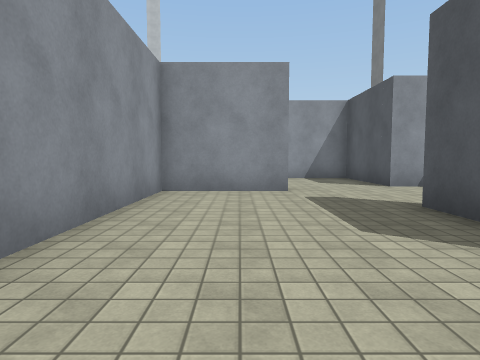
View 1 (above)

24 first-person views from a walk through a 3-D level made in the Unity game engine. The camera is 1.3 m above the floor, tilts 4° down and sees 75° across. The floor is counted in squares, 2 m on a side. Each view is taken from the middle of a square. On the plan, view 1 faces up. The plan holds only what a view shows up to about 10 squares ahead; the rest is blank. The place goes on beyond the plan. The player character is not drawn. Surface patterns are stand-ins for the level's own textures.

View 2
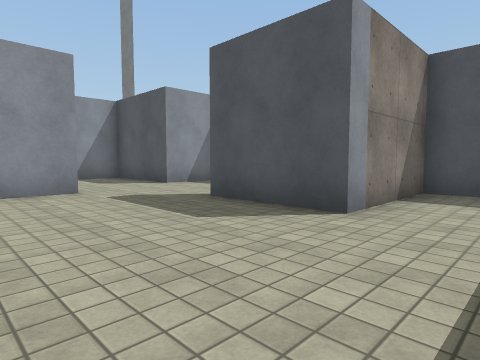

View 3
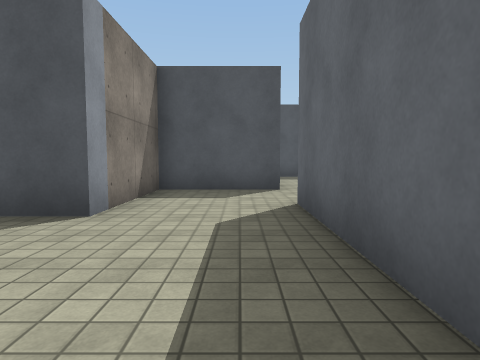

View 4
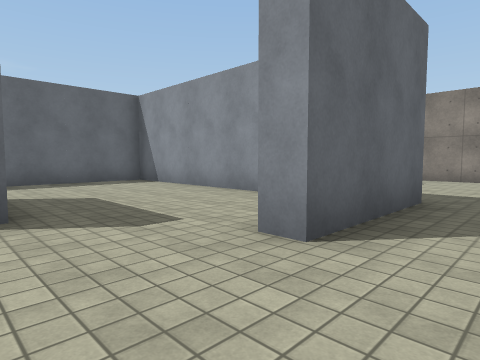

View 5
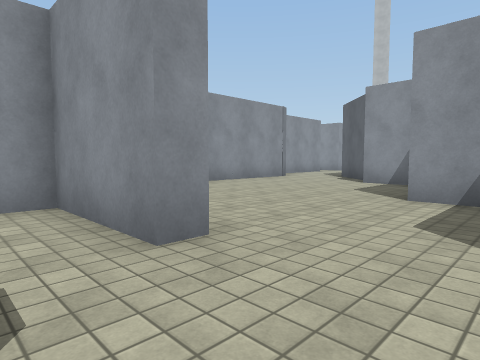

View 6
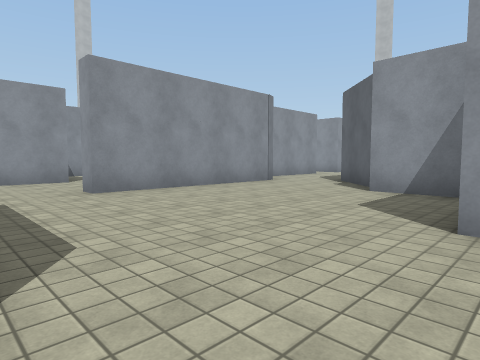

View 7
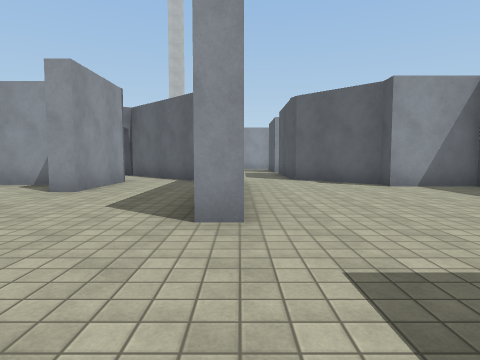

View 8
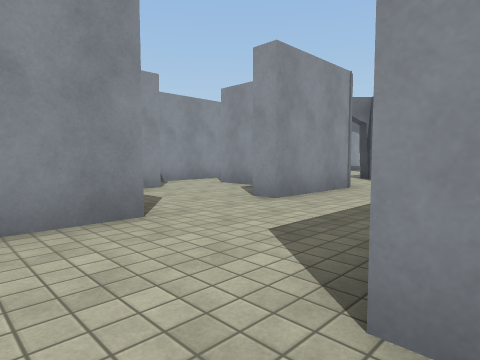

View 9
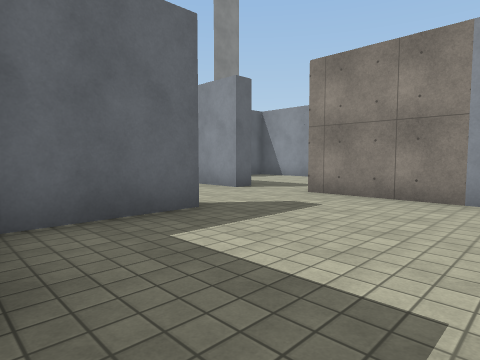

View 10
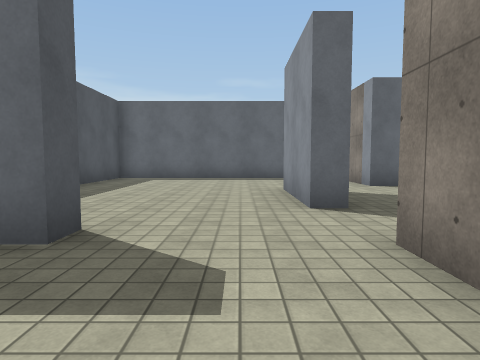

View 11
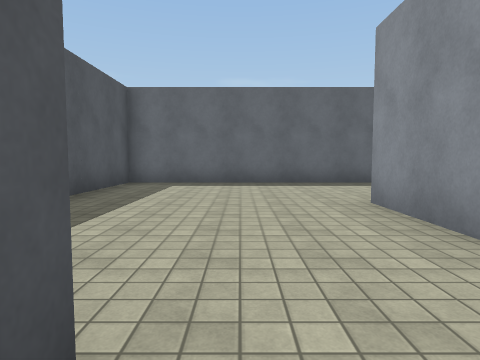

View 12
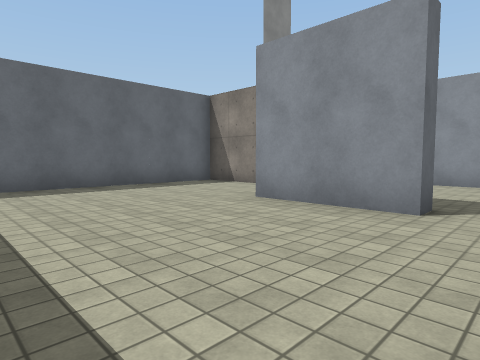

View 13
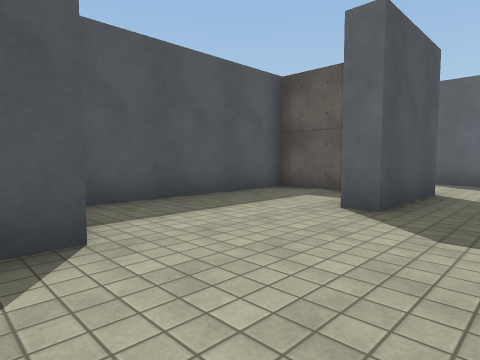

View 14
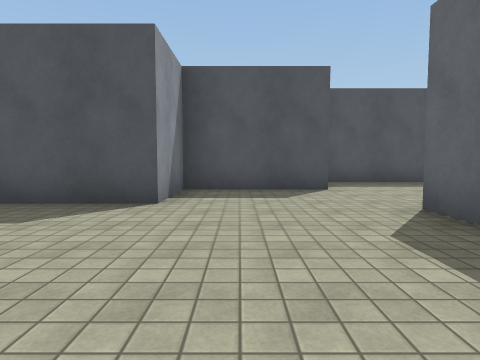

View 15
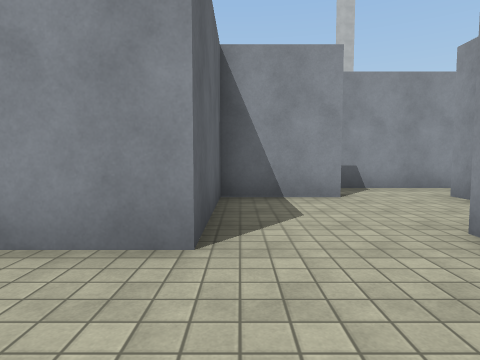

View 16
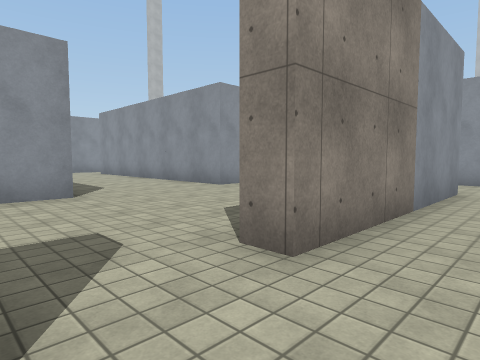

View 17
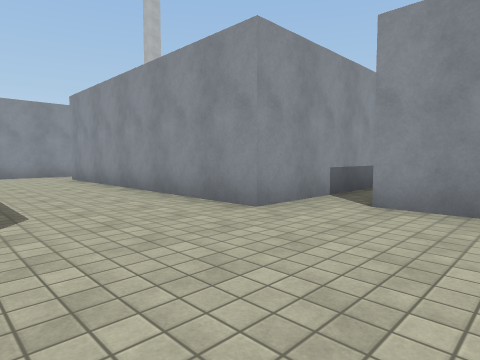

View 18
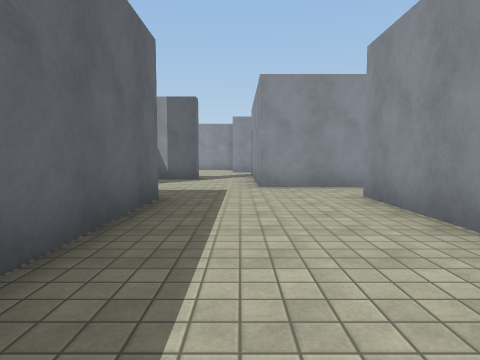

View 19
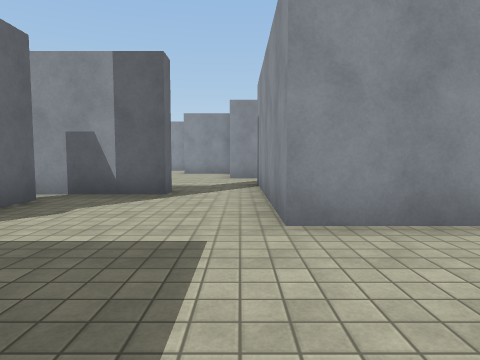

View 20
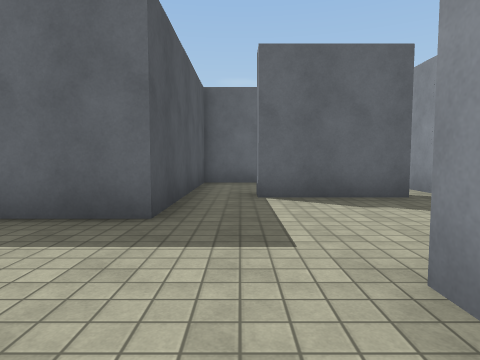

View 21
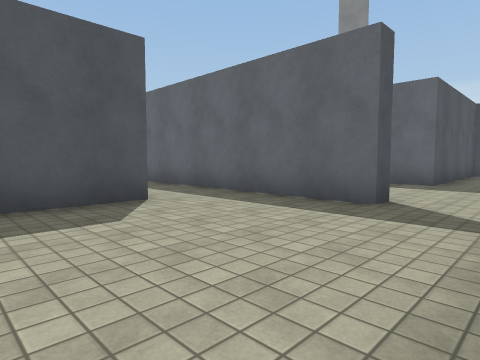

View 22
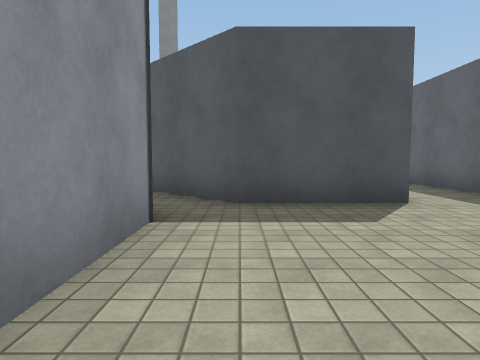

View 23
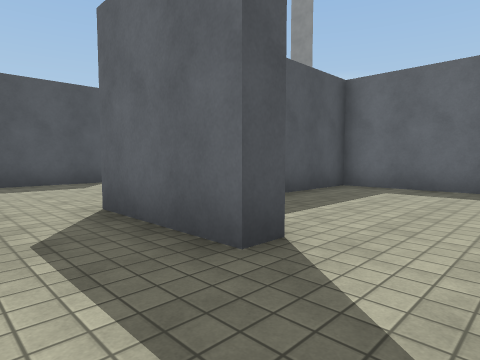

View 24
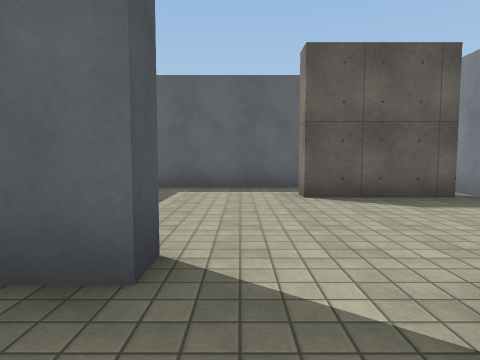

### Floor plan
Ten units are one square. View 1 is at (0, 0); x grows to the right and y downward. Boxes are objects, and circles mark ways between rooms. Rooms are numbered by the first view taken in them; rooms with no view inside come last. Other rooms are left out.
<svg viewBox="-286 -165 345 203">
<path fill="none" stroke="#000" d="M35 -17 25 -17 25 -42M10 -67 10 -62 -15 -62 -15 8 35 8M-21 -67 10 -67M50 -72 35 -72 35 -102 15 -102 15 -132 -5 -132 -5 -137 -23 -155M25 -42 30 -42M-40 -142 -40 -91M39 -22 54 -22 54 -66M-45 -41 -45 -47 -24 -47M-75 -29 -69 -29 -69 -4M-40 -91 -45 -91M-72 -97 -72 -47M-91 3 -91 33 -21 33 -21 4M-53 -150 -64 -160M-73 -149 -72 -146 -72 -120M-115 -48 -115 -20M-118 -101 -118 -81 -193 -81M-95 -91 -108 -91M-191 -25 -191 -47 -156 -47M-72 -47 -78 -47M-210 -74 -210 -64 -244 -64M-98 3 -91 3M-229 -29 -202 -29M-241 -47 -235 -47 -235 -26M-165 -105 -165 -130M-178 -139 -199 -139M-193 -81 -193 -86 -156 -86M-210 -89 -210 -74M-235 -119 -235 -124 -209 -124M-276 -89 -251 -89 -251 -82M-281 -88 -281 -80M-254 -69 -215 -69 -215 -94M-102 -118 -102 -97 -72 -97M-86 -136 -104 -136M-118 -136 -118 -101M-72 -120 -78 -120M-205 3 -191 3 -191 -25"/>
<circle cx="25" cy="-55" r="3" fill="#2a7"/>
<circle cx="-25" cy="-85" r="3" fill="#2a7"/>
<circle cx="-80" cy="-23" r="3" fill="#2a7"/>
<circle cx="-80" cy="-110" r="3" fill="#2a7"/>
<circle cx="-200" cy="-80" r="3" fill="#2a7"/>
<circle cx="-200" cy="-30" r="3" fill="#2a7"/>
<circle cx="-200" cy="-130" r="3" fill="#2a7"/>
<text x="10" y="-30">1</text>
<text x="10" y="-90">2</text>
<text x="-50" y="-50">3</text>
<text x="-140" y="-60">4</text>
<text x="-180" y="-110">5</text>
<text x="-250" y="-120">6</text>
<text x="-100" y="-120">7</text>
<text x="-200" y="-20">8</text>
</svg>
Room 1 opens to room 2. Room 2 opens to room 3. Room 3 opens to room 4. Room 3 opens to room 7. Room 4 opens to room 5. Room 4 opens to room 8. Room 5 opens to room 6.

Where each view was taken, in squares from view 1:
view 1: 0 up, 0 right, facing up
view 2: 0 up, 1 left, facing up-right
view 3: 0 up, 1 left, facing right
view 4: 8 up, 3 right, facing down-left
view 5: 5 up, 3 right, facing up-left
view 6: 7 up, 2 right, facing up-left
view 7: 6 up, 4 left, facing up
view 8: 8 up, 4 left, facing up-left
view 9: 8 up, 2 left, facing down-left
view 10: 7 up, 6 left, facing down
view 11: 5 up, 5 left, facing down
view 12: 4 up, 3 left, facing down-left
view 13: 8 up, 1 right, facing down-right
view 14: 9 up, 3 left, facing right
view 15: 10 up, 5 left, facing left
view 16: 3 up, 6 left, facing up-left
view 17: 5 up, 9 left, facing up-left
view 18: 6 up, 14 left, facing left
view 19: 6 up, 18 left, facing left
view 20: 8 up, 20 left, facing down
view 21: 13 up, 21 left, facing down-right
view 22: 13 up, 21 left, facing right
view 23: 14 up, 25 left, facing down-right
view 24: 14 up, 24 left, facing down
